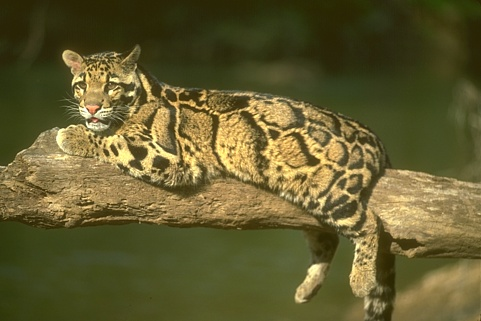
%> input picture code/original/epllcode/160068.jpg, 481 x 321 px
$ octave --eval "result = estKernel(imread('../../original/epllcode/160068.jpg'));"   (GNU Octave 9; MATLAB toolbox functions it lacks are replaced by stand-ins)
%> lines starting %> are read from the running program, lines starting %| are printed output that depends on the picture
### code/new/kernel/estAttenuation.m
function [c,score,w,attn] = estAttenuation(I, dx, dy)
% estimate the attenuation c of double reflection with shift [dx dy]
if size(I,3)~=1
    I = rgb2gray(I);
end
cns = corner(I);
hw = 18;
% m = [];
score = zeros(size(cns,1),1);
attn = score*0;
w = score*0;
eps = 0.001;

for i = 1 : size(cns,1)
    p1 = get_patch(I, cns(i,1), cns(i,2), hw);
    p2 = get_patch(I, cns(i,1) + dx, cns(i,2) + dy, hw);
    if ~isempty(p1) && ~isempty(p2)
        p1 = double(p1(:)); p2 = double(p2(:));
        %p1 = p1 - mean(p1); p2 = p2 - mean(p2);
        score(i) = sum(p1.*p2)/sum(p1.^2).^0.5/sum(p2.^2).^0.5;
        attn(i) = (max(p2)-min(p2)+eps)/(max(p1)-min(p1)+eps);
        if (attn(i) < 1) && (attn(i) > 0)
            w(i) = exp(-score(i)/(2*0.2^2));
        end
    end
end
c = sum(w.*attn)/sum(w);


function p = get_patch(I, x, y, hw)
if (x>hw)&&(x<size(I,2)-hw)&&(y>hw)&&(y<size(I,1)-hw)
    p=I(y-hw:y+hw, x-hw:x+hw);
else
    p=[];
end

### code/new/kernel/estKernel.m
function [dx, dy, c] =  estKernel(I)
%% estimate the shift [dx dy] and the attenuation c
dim = ndims(I);
%> dim = 3
if dim == 3
    I = rgb2gray(I);
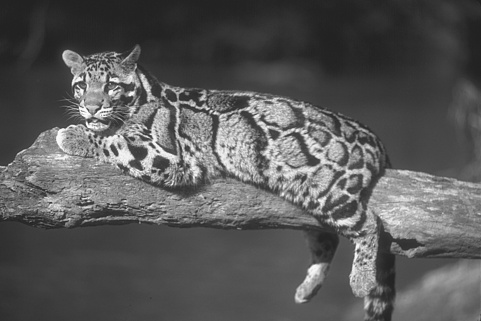
%> I: size 321x481 uint8; min 32, max 253, mean 89.2
end
% Laplacian = [0 -1 0; -1 4 -1; 0 -1 0];
% resp = imfilter(I, Laplacian); % extract edge

hy = fspecial('sobel');
hx = hy';
Iy = imfilter(double(I), hy, 'replicate');
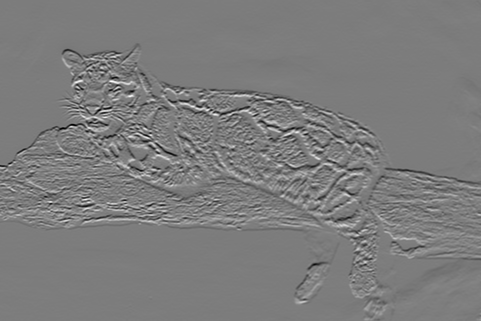
%> Iy: size 321x481 double; min -712, max 741, mean -1; drawn with min black and max white
Ix = imfilter(double(I), hx, 'replicate');
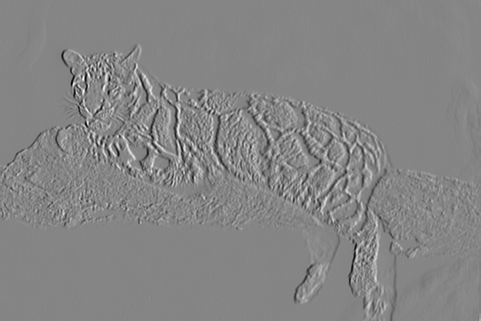
%> Ix: size 321x481 double; min -737, max 670, mean -0.5; drawn with min black and max white
gI = sqrt(Ix.^2+Iy.^2);
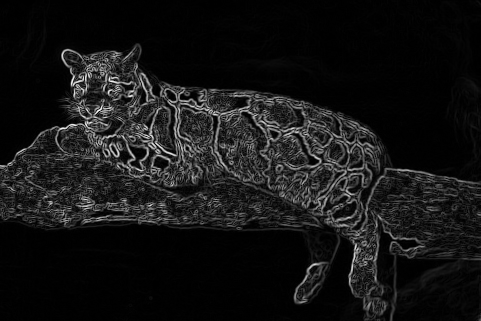
%> gI: size 321x481 double; min 0, max 773.3, mean 65.2; drawn with min black and max white
resp = gI;
resp(abs(resp)>0.2) = 0;      % eliminate the strong edge that are likely
%> resp: size 321x481 double; every value is 0
                           % belong to transmission layer)

auto_corr = xcorr2(abs(resp), abs(resp));
%> auto_corr: size 641x961 double; every value is 0

bdry = ceil(min(size(I))/2);         % eliminate the autocorrelation in boundary
%> bdry = 161
auto_corr = auto_corr(1+bdry:end-bdry, 1+bdry:end-bdry);
%> auto_corr: size 319x639 double; every value is 0

max_1 = ordfilt2(auto_corr, 25, true(5));

center = ceil(size(auto_corr)/2);
%> center = [160 320]
auto_corr(center(1) - 6 : center(1) + 6, center(2) - 6 : center(2) + 6) = 0; % remove the autocorrelation in the neighbour of center for the edge have width

a = (auto_corr == max_1);
%> a: size 319x639 logical; every value is 1
r = 5;
mask = zeros(2*r+1);
for i = 1:2*r+1
    for j = 1:2*r+1
        if (i-r-1)^2+(j-r-1)^2 <= r*r
            mask(i,j) = 1;
        end
    end
end
fa = imfilter(double(a),mask);
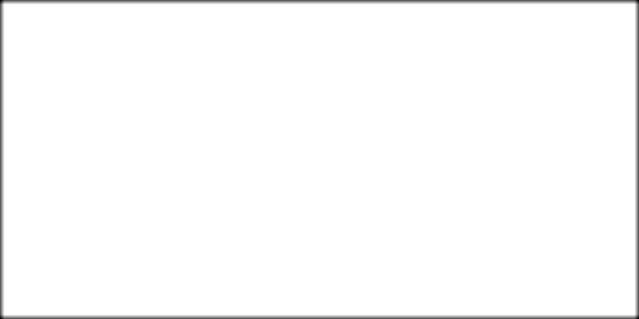
%> fa: size 319x639 double; min 26, max 81, mean 80.2; drawn with min black and max white
faa = fa.*a;
candidates = find(faa == 1);
%> candidates = []
candidates_val = auto_corr(candidates);
%> candidates_val = []

cur_max = 0;
dy = 0;
dx = 0;
offset = (size(auto_corr)+1)/2;
%> offset = [160 320]
for i = 1 : length(candidates)
    if (candidates_val(i) >= cur_max)
        [dy, dx] = ind2sub(size(auto_corr), candidates(i));
        dy = dy - offset(1);
        dx = dx - offset(2);
        cur_max = candidates_val(i); % current maximum
    end
end
%> this loop made 0 passes
%> after the loop, cur_max = 0; dx = 0; dy = 0
dx = ceil(dx);
dy = ceil(dy);
c = estAttenuation(I, dx, dy);
%> in estAttenuation, `cns = corner(I);`: cns = 200 rows, first 12: [111 80; 89 124; 151 135; 208 110; 215 114; 80 108; 78 86; 103 109; 82 79; 117 156; 84 91; 114 91]
%> in estAttenuation, `attn = score*0;`: attn = 200 values from 0 to 0
%> the loop in estAttenuation, `for i = 1 : size(cns,1)` made 200 passes
%> pass 1, in get_patch, `p=I(y-hw:y+hw, x-hw:x+hw);`:
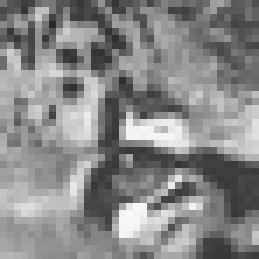
%> p: size 37x37 uint8 (shown 7 times larger); min 42, max 249, mean 136
%> pass 3, in get_patch (call 5), `p=I(y-hw:y+hw, x-hw:x+hw);`:
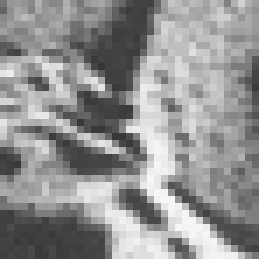
%> p: size 37x37 uint8 (shown 7 times larger); min 55, max 247, mean 146
%> after the loop in estAttenuation, `for i = 1 : size(cns,1)`: attn = 200 values, max 1 at index 1, min 0 at index 91, mean 0.99; score = 200 values, max 1 at index 2, min 0 at index 91, mean 0.99
%> in estAttenuation, `c = sum(w.*attn)/sum(w);`: c = NaN
%> c = NaN
%> `result = estKernel(imread('../../original/epllcode/160068.jpg'));`: result = 0

$ run again, on code/original/epllcode/new.jpg
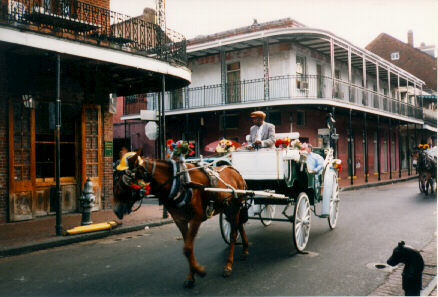
%> input picture code/original/epllcode/new.jpg, 438 x 297 px
%> in estKernel, `gI = sqrt(Ix.^2+Iy.^2);`:
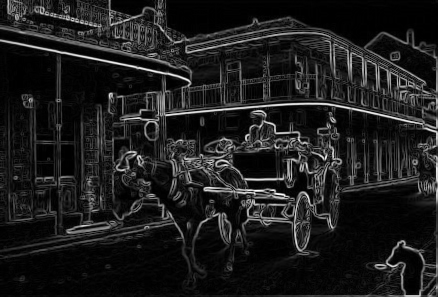
%> gI: size 297x438 double; min 0, max 860, mean 99.5; drawn with min black and max white
%> resp: size 297x438 double; every value is 0
%> a: size 295x577 logical; every value is 1
%> candidates = []
%> after the loop in estKernel, `for i = 1 : length(candidates)`: cur_max = 0
%> cns = 200 rows, first 12: [325 159; 111 95; 206 190; 139 157; 285 197; 275 192; 135 154; 437 133; 68 19; 255 193; 190 83; 255 204]
%> in estAttenuation, `attn = score*0;`: attn = 200 values from 0 to 0
%> the loop in estAttenuation, `for i = 1 : size(cns,1)` made 200 passes
%> pass 3, in get_patch (call 5), `p=I(y-hw:y+hw, x-hw:x+hw);`:
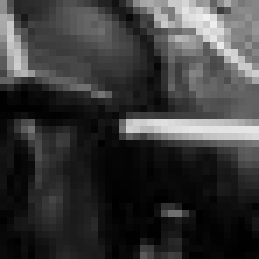
%> p: size 37x37 uint8 (shown 7 times larger); min 0, max 240, mean 58
%> after the loop in estAttenuation, `for i = 1 : size(cns,1)`: attn = 200 values, max 1 at index 1, min 0 at index 8, mean 0.84; score = 200 values, max 1 at index 3, min 0 at index 8, mean 0.84
%> in estAttenuation, `c = sum(w.*attn)/sum(w);`: c = NaN
%> result = 0
